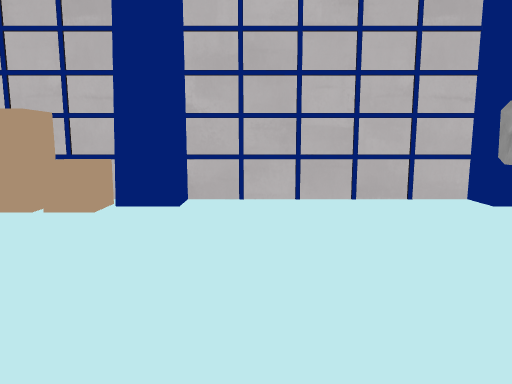
[1] (above)

16 first-person views from a walk through a 3-D level made in the Unity game engine. The camera is 1.4 m above the floor, tilts 8° down and sees 70° across. Doors are open. The floor is counted in squares, 0.5 m on a side. Each view is taken from the middle of a square. On the plan, view 1 faces up. The plan holds only what a view shows up to about 20 squares ahead; the rest is blank. The place goes on beyond the plan. The player is left out. Some animated figures are not drawn.

[2]
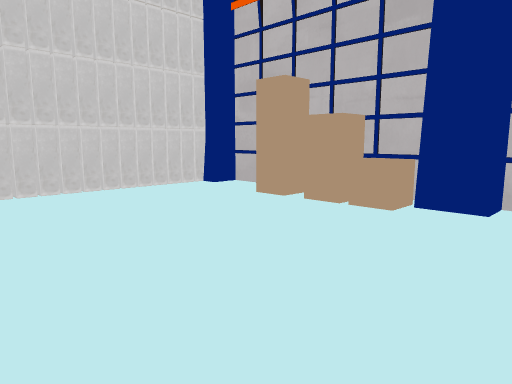

[3]
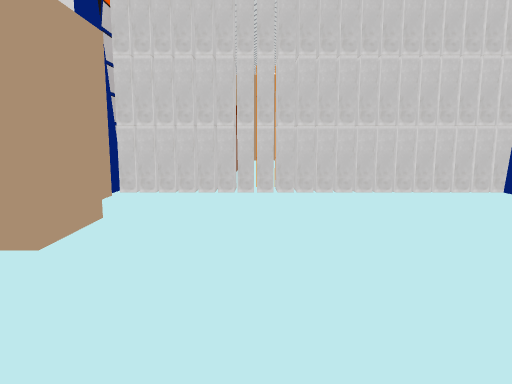

[4]
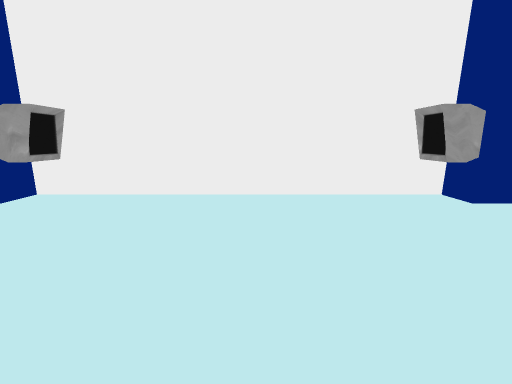

[5]
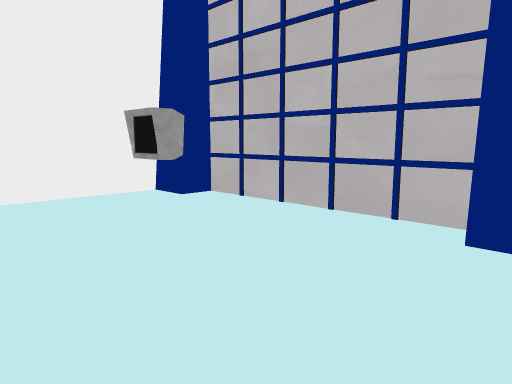

[6]
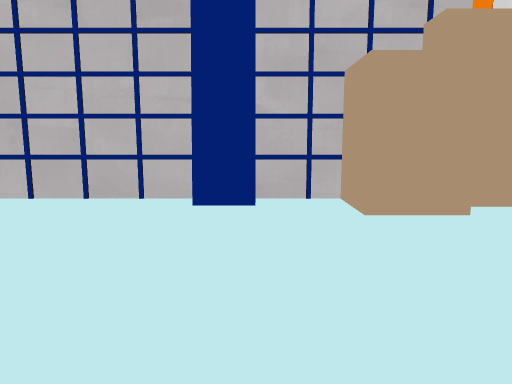

[7]
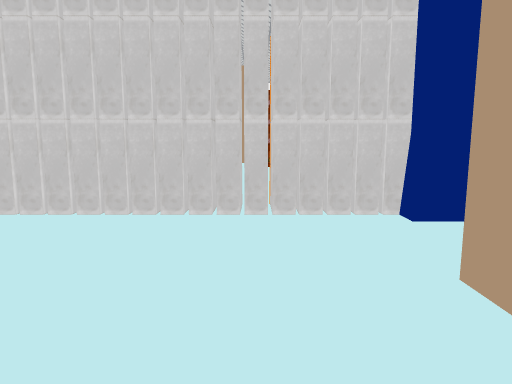

[8]
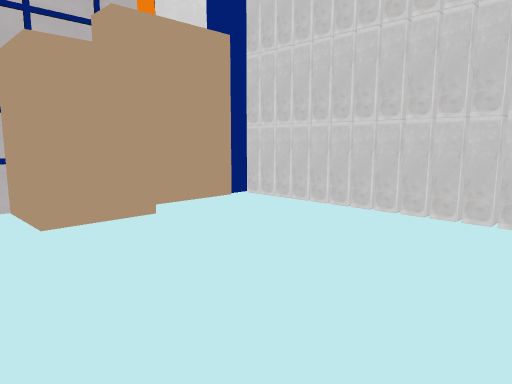

[9]
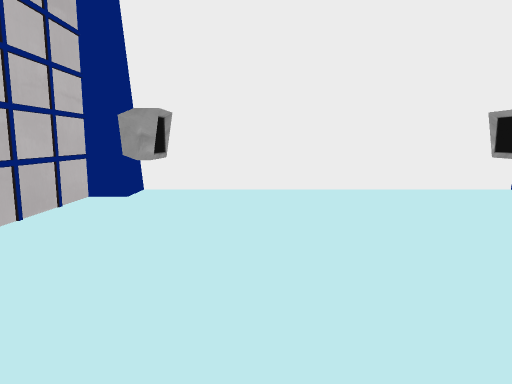

[10]
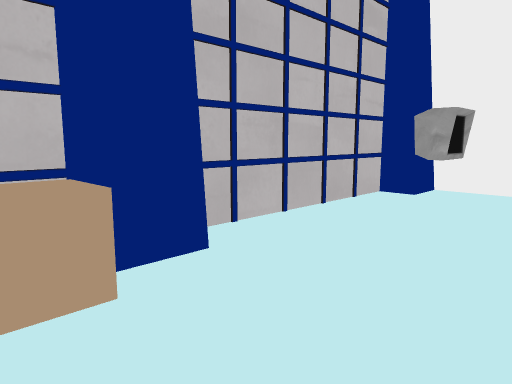

[11]
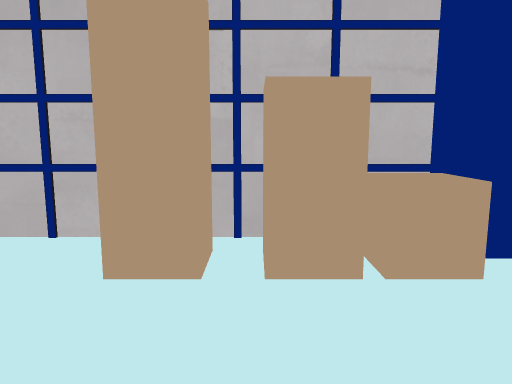

[12]
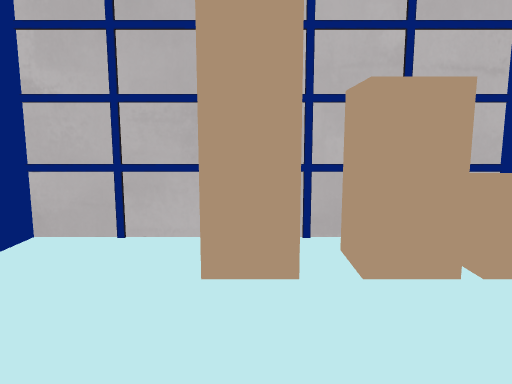

[13]
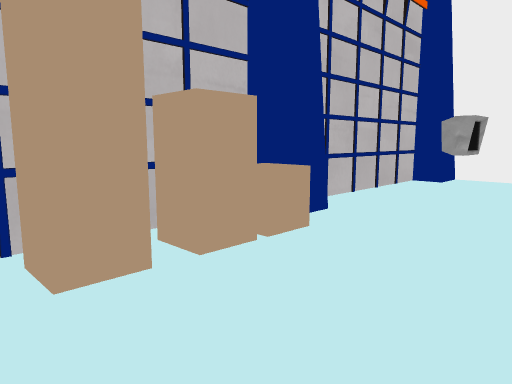

[14]
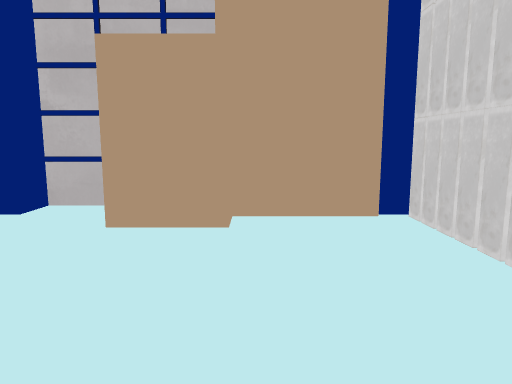

[15]
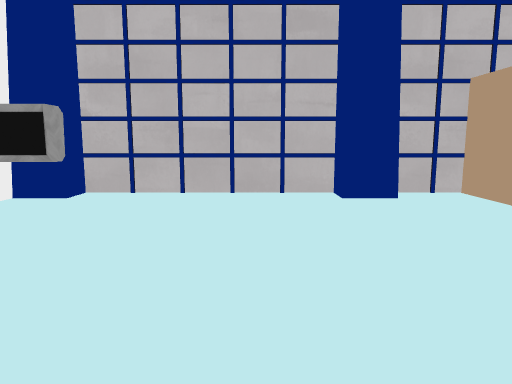

[16]
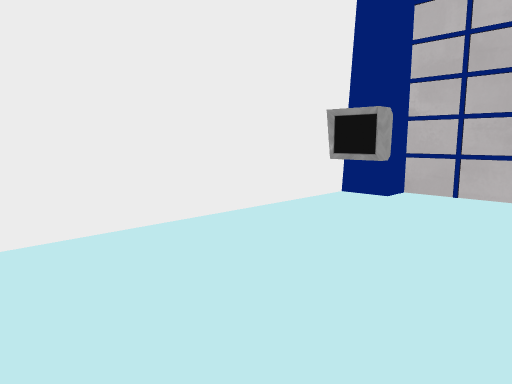

### Floor plan
Points are (right, up) in squares from view 1. A wall is a line through its corners. A room is listed if a view was taken in it or the views show most of it. See-through windows are left out.
Room 1 (views 1, 2, 3, 4, 5, 6, 7, 8, 9, 10, 11, 12, 13, 14, 15, 16)
walls: (-6, 17.4) (-19.5, 17.4); (-3.2, -7.7) (10.3, -7.7); (-10.2, -7.7) (-5.9, -7.7); (10.2, 17.4) (-3.4, 17.4); (12.9, -5.9) (12.9, 13.5)
objects: other object (-22, -5) to (-21, -5); other object (-22, -4) to (-21, -4); other object (-22, -3) to (-21, -3); other object (-22, -2) to (-21, -2); other object (-22, -1) to (-21, -1); other object (-22, 0) to (-21, 0); other object (-22, 1) to (-21, 1); other object (-22, 2) to (-21, 2); other object (-22, 3) to (-21, 3); other object (-22, 4) to (-21, 4); other object (-22, 5) to (-21, 5); other object (-22, 6) to (-21, 6); other object (-22, 7) to (-21, 8); other object (-22, 9) to (-21, 9); other object (-22, 10) to (-21, 10); other object (-22, 11) to (-21, 11); other object (-22, 12) to (-21, 12); other object (-22, 13) to (-21, 13); other object (-22, 14) to (-21, 14); other object (-22, 15) to (-21, 15); column (-21, -6); column (-20, 16); column (-19, -7); other object (-19, -7) to (-18, -5); other object (-17, -5) to (-16, -5); other object (-15, -7) to (-14, -5); other object (-14, -4) to (-12, -4); other object (-14, 14) to (-12, 16); other object (-11, -5) to (-10, -4); other object (-11, 14) to (-9, 16); other object (-10, -7) to (-10, -6); other object (-8, 14) to (-6, 16); column (-6, -6) to (-3, -6); column (-5, 16) to (-3, 16); column (10, -6) to (12, -6); other object (10, -5) to (12, -4); other object (10, 14) to (13, 15); column (11, 16) to (12, 16)

Where each view was taken, in squares from view 1:
view 1: 0 up, 0 right, facing up
view 2: 0 up, 0 right, facing up-left
view 3: 2 up, 1 left, facing left
view 4: 4 up, 6 left, facing right
view 5: 5 up, 6 left, facing down-right
view 6: 10 up, 6 left, facing down
view 7: 10 up, 7 left, facing left
view 8: 9 up, 7 left, facing down-left
view 9: 9 up, 8 left, facing right
view 10: 8 up, 9 left, facing up-right
view 11: 7 up, 11 left, facing up
view 12: 7 up, 13 left, facing up
view 13: 7 up, 16 left, facing up-right
view 14: 8 up, 15 left, facing down
view 15: 12 up, 1 right, facing down
view 16: 12 up, 2 right, facing down-right
